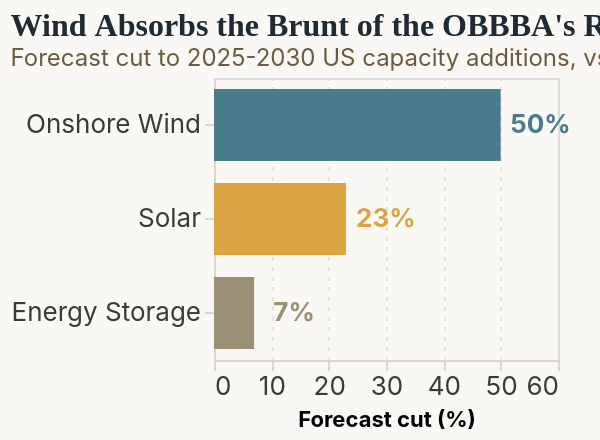

Write a Vega-Lite specification for this figure.
### Vega-Lite specification from a JSON file in a GitHub repository (floating-point values rounded to 4 significant figures)
{"$schema": "https://vega.github.io/schema/vega-lite/v5.json", "title": {"text": "Wind Absorbs the Brunt of the OBBBA's Rollback", "subtitle": "Forecast cut to 2025-2030 US capacity additions, vs. pre-OBBBA outlook", "anchor": "start", "font": "Merriweather, serif", "fontSize": 16, "subtitleFontSize": 12, "color": "#1F2A33", "subtitleColor": "#6B5B3E"}, "width": "container", "height": 220, "autosize": {"type": "fit", "contains": "padding"}, "background": "#FAF8F4", "data": {"values": [{"technology": "Onshore Wind", "cut_pct": 50}, {"technology": "Solar", "cut_pct": 23}, {"technology": "Energy Storage", "cut_pct": 7}]}, "encoding": {"y": {"field": "technology", "type": "nominal", "title": null, "sort": ["Onshore Wind", "Solar", "Energy Storage"]}, "x": {"field": "cut_pct", "type": "quantitative", "title": "Forecast cut (%)", "scale": {"domain": [0, 60]}}, "color": {"field": "technology", "type": "nominal", "scale": {"domain": ["Onshore Wind", "Solar", "Energy Storage"], "range": ["#4A7C8C", "#D9A441", "#9B8F75"]}, "legend": null}, "tooltip": [{"field": "technology", "type": "nominal", "title": "Technology"}, {"field": "cut_pct", "type": "quantitative", "title": "Forecast cut (%)"}]}, "layer": [{"mark": {"type": "bar", "size": 36}}, {"transform": [{"calculate": "datum.cut_pct + '%'", "as": "label"}], "mark": {"type": "text", "dx": 20, "fontWeight": "bold", "fontSize": 13, "color": "#1F2A33"}, "encoding": {"text": {"field": "label", "type": "nominal"}}}], "config": {"font": "Inter, sans-serif", "axis": {"labelFont": "Inter, sans-serif", "labelColor": "#3A3A3A", "labelFontSize": 13, "domainColor": "#DDD6C7", "tickColor": "#DDD6C7", "gridDash": [2, 3], "gridColor": "#DDD6C7", "gridOpacity": 0.6}}}
